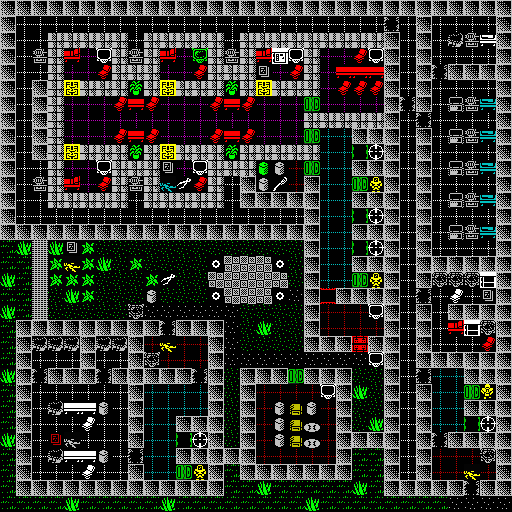

A level layout from a 2D game, rendered from its tile map. Below: a short description, then the map file with its tile-grid data intact:
An orthogonal 32x32 tile map with 16x16 px tiles, 1 tile layer (Слой тайлов 1).

<map version="1.9" tiledversion="1.9.2" orientation="orthogonal" renderorder="right-down" width="32" height="32" tilewidth="16" tileheight="16" infinite="0" nextlayerid="3" nextobjectid="1">
 <tileset firstgid="1" source="tiles_many.tsx" />
 <layer id="1" name="Слой тайлов 1" width="32" height="32">
  <data encoding="csv">
176,176,176,176,176,176,176,176,176,176,176,176,176,176,176,176,176,176,176,176,176,176,176,176,176,176,176,176,176,176,176,176,
176,55,55,55,55,55,55,55,55,55,55,55,55,55,55,55,55,55,55,55,55,55,55,55,73,55,176,55,55,55,55,176,
176,55,55,7,7,7,7,7,55,7,7,7,7,7,55,7,7,7,7,7,7,7,7,7,176,55,176,55,72,60,83,176,
176,55,60,7,20,4,21,7,60,7,20,4,5,7,60,7,20,86,21,7,4,4,52,21,176,55,176,55,55,55,55,176,
176,55,55,7,4,4,52,7,7,7,4,4,52,7,7,7,105,4,52,7,4,36,36,36,176,55,176,73,176,176,176,176,
176,55,176,7,3,7,7,7,25,7,3,7,7,7,25,7,3,7,7,7,4,52,52,52,176,55,176,55,55,55,55,176,
176,55,176,7,4,4,4,52,36,52,4,4,4,52,36,52,4,4,4,108,4,4,4,4,176,73,176,55,58,60,99,176,
176,55,176,7,4,4,4,4,4,4,4,4,4,4,4,4,4,4,4,7,7,7,7,7,176,55,73,55,55,55,55,176,
176,55,176,7,4,4,4,52,36,52,4,4,4,52,36,52,4,4,4,108,42,42,176,176,176,55,176,55,58,60,99,176,
176,55,176,7,3,7,7,7,25,7,3,7,7,7,25,7,7,7,7,7,42,42,109,191,176,55,176,55,55,55,55,176,
176,55,55,7,4,4,21,7,7,7,105,4,21,7,7,7,8,30,59,108,42,42,176,176,176,55,176,55,58,60,99,176,
176,55,60,7,20,4,52,7,60,7,29,61,52,7,55,176,30,62,59,176,42,42,108,129,176,55,176,55,55,55,55,176,
176,55,55,7,7,7,7,7,55,7,7,7,7,7,55,176,176,176,176,176,42,42,176,176,176,55,176,55,58,60,99,176,
176,55,55,55,55,55,55,55,55,55,55,55,55,55,55,55,55,55,55,176,42,42,109,191,176,55,176,55,55,55,55,176,
176,176,176,176,176,176,176,176,176,176,176,176,176,176,176,176,176,176,176,176,42,42,176,176,176,55,176,55,58,60,99,176,
33,65,45,65,105,49,18,18,18,18,18,18,18,18,18,18,18,18,18,176,42,42,109,191,176,55,176,55,55,55,55,176,
33,33,45,49,11,49,65,18,49,18,18,18,18,178,38,38,38,178,18,176,42,42,176,176,176,55,176,176,176,176,176,176,
65,33,45,49,49,49,18,18,18,49,61,18,18,38,38,38,38,38,18,176,42,42,108,129,176,55,176,37,37,37,102,176,
33,33,45,18,65,49,18,18,18,30,18,18,18,178,38,38,38,178,81,176,100,176,176,176,176,55,73,55,84,55,105,176,
65,33,45,18,18,18,18,18,37,81,81,81,81,81,81,18,18,18,18,176,59,59,59,21,176,55,176,55,176,176,176,176,
33,176,176,176,176,176,176,176,176,176,73,176,176,176,81,18,65,18,18,176,59,59,59,59,176,55,176,55,20,102,37,176,
33,176,72,72,72,176,72,72,176,59,11,59,59,176,81,18,18,18,18,176,176,176,101,176,176,55,176,55,55,55,52,176,
33,176,55,55,55,176,55,55,176,37,59,59,59,176,81,81,81,81,81,81,81,81,81,21,176,55,176,176,176,176,176,176,
65,176,73,176,176,176,73,176,176,176,176,176,73,176,18,176,176,176,108,176,176,176,18,18,176,55,73,42,42,176,176,176,
33,176,55,55,55,55,55,55,176,42,42,42,42,176,18,176,59,59,59,59,21,176,65,18,176,55,176,42,42,108,145,176,
33,176,55,72,82,82,30,55,176,42,42,42,42,176,18,176,59,30,74,30,59,176,18,18,176,55,176,42,42,176,176,176,
33,176,55,55,55,84,55,55,176,42,42,176,176,176,18,176,59,30,74,31,59,176,18,65,176,55,176,42,42,109,191,176,
65,176,55,106,28,55,55,55,176,42,42,109,191,176,18,176,59,30,74,31,59,176,176,176,176,55,176,73,176,176,176,176,
33,176,55,72,82,82,30,55,73,42,42,176,176,176,176,176,59,59,59,59,59,176,33,33,176,55,176,59,59,59,37,176,
33,176,55,55,55,84,55,55,176,42,42,108,129,176,33,176,176,176,176,176,176,176,33,33,176,55,176,59,59,11,59,176,
33,176,176,176,176,176,176,176,176,176,176,176,176,176,33,33,65,33,33,33,33,33,65,33,176,176,176,176,176,73,176,176,
33,33,33,33,65,33,33,33,33,33,65,33,33,33,33,33,33,33,33,65,33,33,33,33,33,33,33,33,81,81,81,81
</data>
 </layer>
</map>